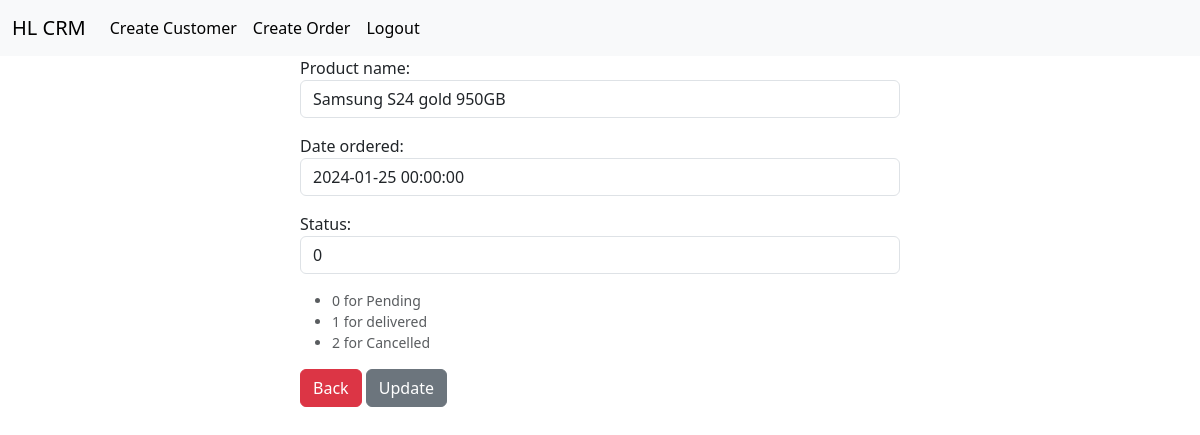
/update_orders/8 (signed in), run on the app's committed database.
### CRM_Django/models.py (models this page shows, shortened)
class Orders(models.Model):
    Order_id= models.IntegerField(primary_key=True, auto_created=True)
    Customer_ID= models.ForeignKey(Record, on_delete=models.PROTECT)
    product_name= models.CharField(max_length=110)
    Date_ordered= models.DateField()
    Status= models.IntegerField(choices=STATUS2)

### CRM_Django/views.py (the view)
# urls.py: path('update_orders/<int:pk>', views.up_orders, name='up_orders'),
def up_orders(request, pk):
    orders= Orders.objects.get(Order_id= pk)
    form= update_orders(request.POST or None, instance=orders)
    if request.user.is_authenticated:
        if request.method=="POST":
            if form.is_valid():
                form.save()
                messages.success(request,"Updated Successfully!! ")
                return redirect('home')
            else:
                messages.success(request,form.errors)
    else:
        messages.success(request,"you must be logged in!!  ")
        return redirect('home')
    return render(request,"update_orders.html", {'form':form, "orders":orders})

### CRM_Django/forms.py
class update_orders(forms.ModelForm):
        product_name=forms.CharField(required=True,max_length=110,widget=forms.widgets.TextInput(attrs={'placeholder':'Product Name','class':'form-control'}))
        Date_ordered=forms.DateTimeField(required=True,widget=forms.widgets.DateTimeInput(attrs={'placeholder':'Date Ordered','class':'form-control','inputtype':"datetime"}))
        Status=forms.IntegerField(required=True,widget=forms.widgets.TextInput(attrs={'placeholder':'Status','class':'form-control'}))
        class Meta:
               model= Orders
               fields= ('product_name','Date_ordered','Status')
        def __init__(self, *args, **kwargs):
               super(update_orders,self).__init__(*args, **kwargs)
               self.fields['Status'].help_text = '<ul class="form-text text-muted small"><li>0 for Pending</li><li>1 for delivered</li><li>2 for Cancelled</li></ul>'

### CRM_Django/templates/update_orders.html (shortened to what this page needs)
{% include 'base.html' %}
<div class="col-md-6 offset-md-3" >
<form method="post" action="{% url 'up_orders' orders.Order_id %}">
    {{form.as_p}}
    <a href="{% url 'home' %}" class="btn btn-danger">Back</a>
    <button type="submit" class="btn btn-secondary">Update</button>
</form>
</div>

### data on the page
Orders: product_name "Samsung S24 gold 950GB", Date_ordered "2024-01-25 00:00:00", Status "0"
